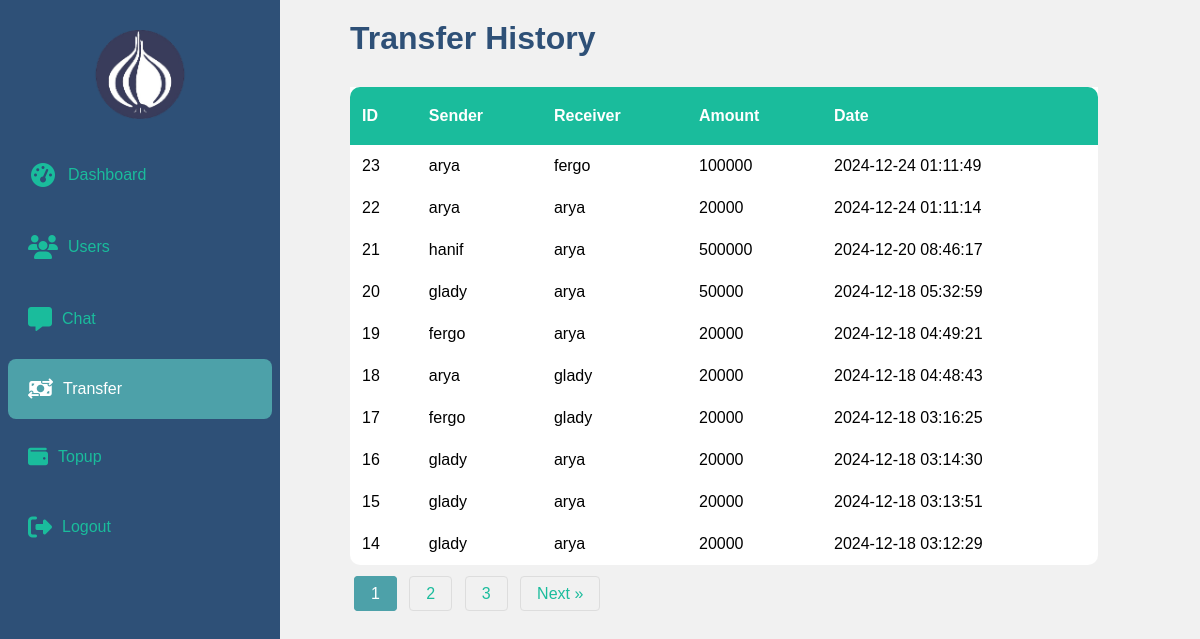
The page /Views/dashboard/transfer.php on the database its author committed.
### tables this page shows
CREATE TABLE `transfer` (
  `id` int(11) NOT NULL AUTO_INCREMENT,
  `sender_id` int(11) DEFAULT NULL,
  `receiver_id` int(11) DEFAULT NULL,
  `amount` int(11) DEFAULT NULL,
  `created_at` datetime DEFAULT current_timestamp(),
  PRIMARY KEY (`id`),
  KEY `sender_id` (`sender_id`),
  KEY `receiver_id` (`receiver_id`),
  CONSTRAINT `transfer_ibfk_1` FOREIGN KEY (`sender_id`) REFERENCES `users` (`id`),
  CONSTRAINT `transfer_ibfk_2` FOREIGN KEY (`receiver_id`) REFERENCES `users` (`id`)
);

CREATE TABLE `users` (
  `id` int(11) NOT NULL AUTO_INCREMENT,
  `name` varchar(100) NOT NULL,
  `username` varchar(50) NOT NULL,
  `email` varchar(100) NOT NULL,
  `password` varchar(255) NOT NULL,
  `address` text NOT NULL,
  `role` enum('admin','user') DEFAULT 'user',
  `balance` decimal(15,2) DEFAULT 0.00,
  PRIMARY KEY (`id`),
  UNIQUE KEY `username` (`username`),
  UNIQUE KEY `email` (`email`)
);

### Views/dashboard/transfer.php (the view, shortened to what this page needs)
<?php
include __DIR__ . '/../../config/connect.php';
$records_per_page = 10;
$page = isset($_GET['page']) && is_numeric($_GET['page']) ? intval($_GET['page']) : 1;
$offset = ($page - 1) * $records_per_page;
$total_query = "SELECT COUNT(*) AS total FROM transfer";
$total_result = $conn->query($total_query);
$total_data = $total_result->fetch_assoc()['total'];
$total_pages = ceil($total_data / $records_per_page);
$query_transfer = "
    SELECT
        transfer.id,
        sender.username AS sender_username,
        receiver.username AS receiver_username,
        transfer.amount,
        transfer.created_at
    FROM transfer
    JOIN users AS sender ON transfer.sender_id = sender.id
    JOIN users AS receiver ON transfer.receiver_id = receiver.id
    ORDER BY transfer.created_at DESC
    LIMIT $records_per_page OFFSET $offset
";
$result_transfer = $conn->query($query_transfer);
$current_page = basename($_SERVER['PHP_SELF']);
?>
<!DOCTYPE html>
<html lang="en">
<head>
    <link rel="stylesheet" href="/../../public/css/admin.css">
    <link href="https://cdnjs.cloudflare.com/ajax/libs/font-awesome/6.4.0/css/all.min.css" rel="stylesheet">
</head>
<body>
<div class="sidebar">
    <div class="sidebar-header">
        <img src="../../public/img/onion-logo.png" alt="Logo" class="logo">
    </div>
    <ul class="sidebar-menu">
        <a href="index.php" class="menu-item <?= $current_page == 'index.php' ? 'active' : '' ?>"><i class="fas fa-fw fa-tachometer-alt"></i> Dashboard</a>
        <a href="users.php" class="menu-item <?= $current_page == 'users.php' ? 'active' : '' ?>"><i class="fas fa-users"></i> Users</a>
        <a href="chat.php" class="menu-item <?= $current_page == 'chat.php' ? 'active' : '' ?>"><i class="fas fa-comment-alt"></i> Chat</a>
        <a href="transfer.php" class="menu-item <?= $current_page == 'transfer.php' ? 'active' : '' ?>"><i class="fa-solid fa-money-bill-transfer"></i> Transfer</a>
        <a href="status.php" class="menu-item <?= $current_page == 'status.php' ? 'active' : '' ?>"><i class="fa-solid fa-wallet"></i></i> Topup</a>
        <a href="/logout.php" class="menu-item"><i class="fas fa-sign-out-alt"></i> Logout</a>
    </ul>
</div>
<div class="main-content">
    <h1>Transfer History</h1>
    <table>
        <thead>
            <tr>
                <th class="rounded-header-top-left">ID</th>
                <th>Sender</th>
                <th>Receiver</th>
                <th>Amount</th>
                <th class="rounded-header-top-right">Date</th>
            </tr>
        </thead>
        <tbody>
            <?php if ($result_transfer->num_rows > 0): ?>
                <?php while ($transfer = $result_transfer->fetch_assoc()): ?>
                    <tr>
                        <td><?= $transfer['id'] ?></td>
                        <td><?= $transfer['sender_username'] ?></td>
                        <td><?= $transfer['receiver_username'] ?></td>
                        <td><?= $transfer['amount'] ?></td>
                        <td><?= $transfer['created_at'] ?></td>
                    </tr>
                <?php endwhile; ?>
            <?php else: ?>
                <tr>
                    <td colspan="5" style="text-align: center;">No transfer records found.</td>
                </tr>
            <?php endif; ?>
        </tbody>
    </table>
    <div class="pagination">
        <?php for ($i = 1; $i <= $total_pages; $i++): ?>
            <a href="?page=<?= $i ?>" class="<?= $i == $page ? 'active' : '' ?>"><?= $i ?></a>
        <?php endfor; ?>
        <?php if ($page < $total_pages): ?>
            <a href="?page=<?= $page + 1 ?>">Next &raquo;</a>
        <?php endif; ?>
    </div>
</div>
</body>
</html>

### public/css/admin.css (style rules this page uses)
* { margin: 0; padding: 0; box-sizing: border-box; }
body { font-family: Arial, sans-serif; background-color: #f1f1f1; display: flex; }
.sidebar { height: 100%; width: 280px; position: fixed; top: 0; left: 0; background-color: #2E5077; padding-top: 20px; z-index: 1000; }
.sidebar-header { color: #ffff; text-align: center; padding: 10px; font-size: 24px; }
.sidebar-header .logo { max-width: 60%; height: auto; }
.sidebar-menu { list-style: none; padding: 0; }
.sidebar-menu .fas { font-size: 1.5rem; }
.sidebar-menu a { margin: 8px; color: #1abc9c; text-decoration: none; display: flex; align-items: center; padding: 20px 20px; border-radius: 8px; transition: 0.5ms; }
.sidebar-menu a i { margin-right: 10px; font-size: 20px; }
.sidebar-menu a:hover, .sidebar-menu a:focus, .sidebar-menu a.active { background-color: #4DA1A9; color: #ffffff; }
.main-content { margin-left: 280px; padding: 20px; width: 100%; }
.main-content h2, h1 { margin-left: 50px; margin-bottom: 30px; color: #2E5077; }
table { padding: 10px 20px; margin-left: 50px; margin-bottom: 20px; width: 85%; border-collapse: collapse; background: white; border-bottom-right-radius: 10px; border-bottom-left-radius: 10px; }
table td { padding: 12px; text-align: left; }
table th { background-color: #1abc9c; color: #ffff; padding: 20px 12px; text-align: left; }
table th.rounded-header-top-left { border-top-left-radius: 10px; }
table th.rounded-header-top-right { border-top-right-radius: 10px; }
.pagination { display: inline-block; margin-left: 50px; }
.pagination a { color: #1abc9c; padding: 8px 16px; text-decoration: none; border: 1px solid #ddd; margin: 0 4px; border-radius: 4px; transition: background-color 0.3s; }
.pagination a.active { background-color: #4DA1A9; color: white; border: 1px solid #4DA1A9; }

### rows shown on the page
transfer: id "23", sender.username "arya", receiver.username "fergo", amount "100000", created_at "2024-12-24 01:11:49"
transfer: id "22", sender.username "arya", amount "20000", created_at "2024-12-24 01:11:14"
transfer: id "21", sender.username "hanif", receiver.username "arya", amount "500000", created_at "2024-12-20 08:46:17"
transfer: id "20", sender.username "glady", receiver.username "arya", amount "50000", created_at "2024-12-18 05:32:59"
transfer: id "19", sender.username "fergo", receiver.username "arya", amount "20000", created_at "2024-12-18 04:49:21"
transfer: id "18", sender.username "arya", receiver.username "glady", amount "20000", created_at "2024-12-18 04:48:43"
transfer: id "17", sender.username "fergo", receiver.username "glady", amount "20000", created_at "2024-12-18 03:16:25"
transfer: id "16", sender.username "glady", receiver.username "arya", amount "20000", created_at "2024-12-18 03:14:30"
transfer: id "15", sender.username "glady", receiver.username "arya", amount "20000", created_at "2024-12-18 03:13:51"
transfer: id "14", sender.username "glady", receiver.username "arya", amount "20000", created_at "2024-12-18 03:12:29"
